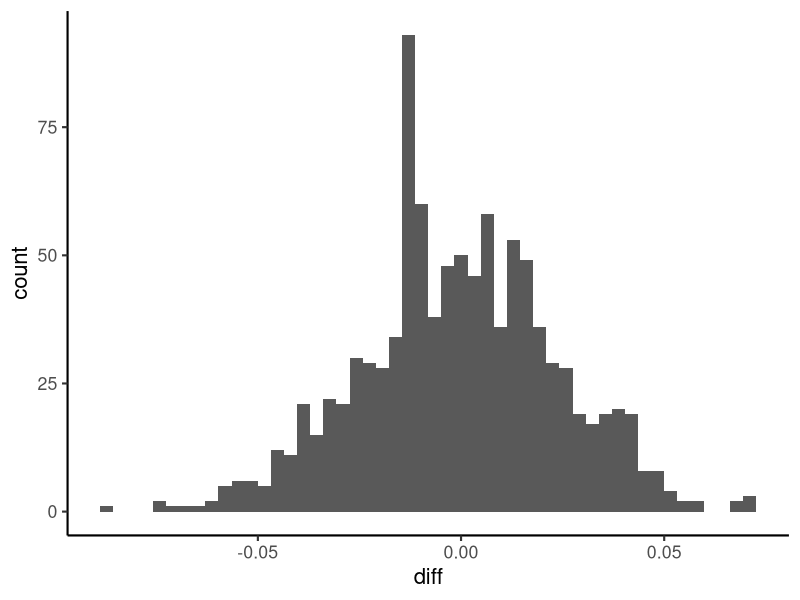
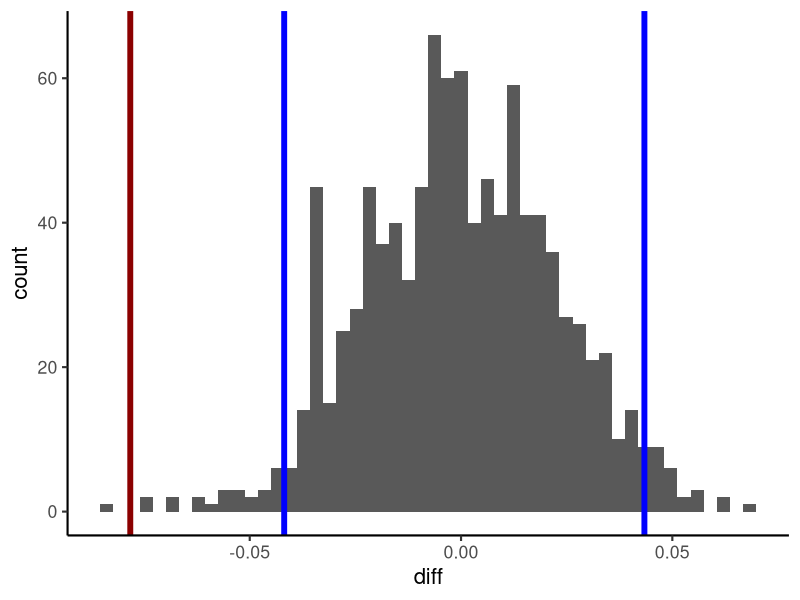
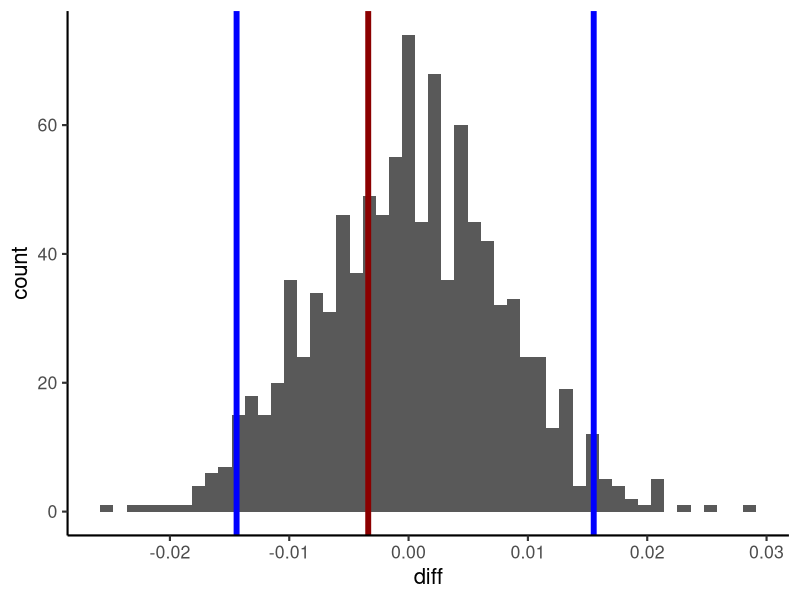

Write R code to recreate these figures, in order.
## ---- chunk 1
library(tidyverse)

theme_set(theme_classic(base_size = 16))
## ---- chunk 2
meeting_admitted <- 388
meeting_died <- 66
meeting_mortality <- meeting_died / meeting_admitted


nonmeeting_admitted <- 2154
nonmeeting_died <- 535
nonmeeting_mortality <- nonmeeting_died / nonmeeting_admitted


mortality_diff <- meeting_mortality - nonmeeting_mortality


# Make a tibble to show the results
tibble(type = c("Nonmeeting", "Meeting", "Difference"), 
           mortality = c(nonmeeting_mortality, meeting_mortality, 
                         mortality_diff))
## ---- chunk 3
day_diff <- function() {
  
  # Make an list with the right number of patients
  patients <- c(rep("Meeting", meeting_admitted), 
                rep("NonMeeting", nonmeeting_admitted))
  
  # randomly select the total who died from the array
  died <- sample(patients, meeting_died + nonmeeting_died) 
  
  # Compute the difference in mortality between Meeting and NonMeeting Days
  died_meeting <- sum(died == "Meeting") / meeting_admitted
  died_nonmeeting <- sum(died == "NonMeeting") / nonmeeting_admitted
  
  return(died_meeting - died_nonmeeting)
}

# One function call
day_diff()
## ---- chunk 4
thousand_diffs <- tibble(diff = replicate(1000, day_diff()))

ggplot(thousand_diffs, aes(x = diff)) + 
  geom_histogram(bins = 50)
## ---- chunk 5
thousand_diffs <- tibble(diff = replicate(1000, day_diff()))

percentile <- .025

# Find top and bottom 2.5% percents
lower_percentile <- quantile(thousand_diffs$diff, percentile)
upper_percentile <- quantile(thousand_diffs$diff, 1-percentile)

#add a vertical line to the random samples to show the empirical data
ggplot(thousand_diffs, aes(x = diff)) + 
  geom_histogram(bins = 50) + 
  geom_vline(xintercept = mortality_diff, color = "darkred", size = 2) +
  geom_vline(xintercept = lower_percentile, color = "blue", size = 2) + 
  geom_vline(xintercept = upper_percentile, color = "blue", size = 2)
## ---- chunk 6
# Compute the proportion of samples that the actual difference was greater than
mean(mortality_diff >= thousand_diffs$diff)
## ---- chunk 7
meeting_admitted <- 3709
meeting_died <- 901
meeting_mortality <- meeting_died / meeting_admitted


nonmeeting_admitted <- 22054
nonmeeting_died <- 5432
nonmeeting_mortality <- nonmeeting_died / nonmeeting_admitted


mortality_diff <- meeting_mortality - nonmeeting_mortality


# Make a tibble to show the results
tibble(type = c("Nonmeeting", "Meeting", "Difference"), 
           mortality = c(nonmeeting_mortality, meeting_mortality, 
                         mortality_diff))
## ---- chunk 8
thousand_diffs <- tibble(diff = replicate(1000, day_diff()))

# Find top and bottom 2.5% percents
lower_percentile <- quantile(thousand_diffs$diff, percentile)
upper_percentile <- quantile(thousand_diffs$diff, 1-percentile)

#add a vertical line to the random samples to show the empirical data
ggplot(thousand_diffs, aes(x = diff)) + 
  geom_histogram(bins = 50) + 
  geom_vline(xintercept = mortality_diff, color = "darkred", size = 2) +
  geom_vline(xintercept = lower_percentile, color = "blue", size = 2) + 
  geom_vline(xintercept = upper_percentile, color = "blue", size = 2)

